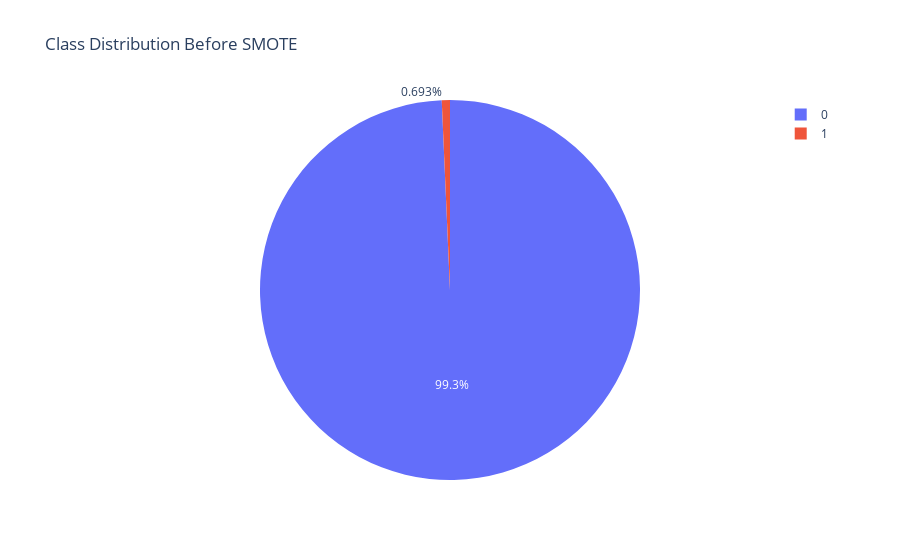
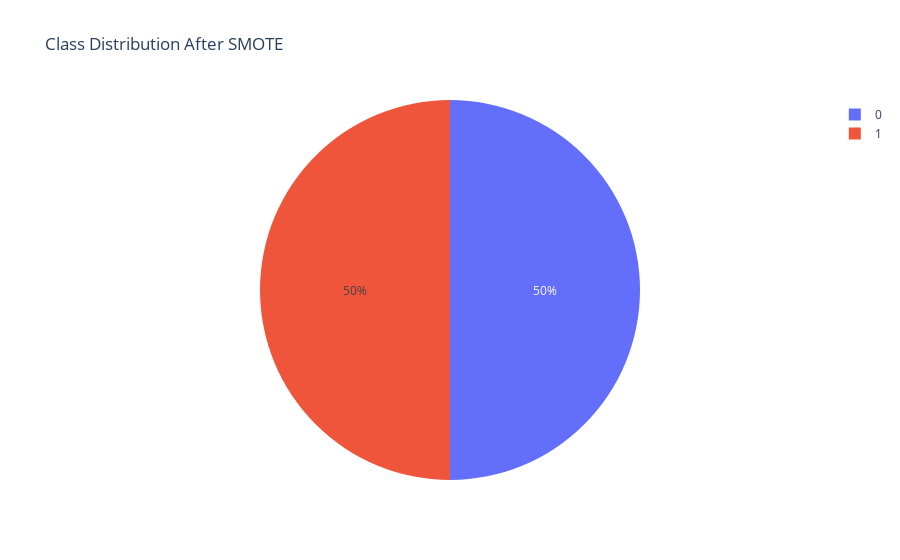

The notebook cell these images were saved under, in order:
### Code cell
from imblearn.over_sampling import SMOTE
import plotly.graph_objects as go

# Apply SMOTE to the training data
smote = SMOTE(random_state=42)
X_train_smote, y_train_smote = smote.fit_resample(X_train, y_train)

# Count the class distribution before and after SMOTE
class_distribution_before = y_train.value_counts()
class_distribution_after = y_train_smote.value_counts()

# Plot the class distribution before SMOTE using a pie chart
fig_before = go.Figure(data=[go.Pie(labels=class_distribution_before.index, values=class_distribution_before.values)])
fig_before.update_layout(title_text="Class Distribution Before SMOTE")
fig_before.show()

# Plot the class distribution after SMOTE using a pie chart
fig_after = go.Figure(data=[go.Pie(labels=class_distribution_after.index, values=class_distribution_after.values)])
fig_after.update_layout(title_text="Class Distribution After SMOTE")
fig_after.show()

### Figure 1 — Plotly figure (JSON) as saved in the notebook; plotly's stock layout.template omitted (floating-point values rounded to 4 significant figures)
{"data": [{"labels": [0, 1], "type": "pie", "values": [14616, 102]}], "layout": {"title": {"text": "Class Distribution Before SMOTE"}}}

### Figure 2 — Plotly figure (JSON) as saved in the notebook; plotly's stock layout.template omitted (floating-point values rounded to 4 significant figures)
{"data": [{"labels": [0, 1], "type": "pie", "values": [14616, 14616]}], "layout": {"title": {"text": "Class Distribution After SMOTE"}}}
